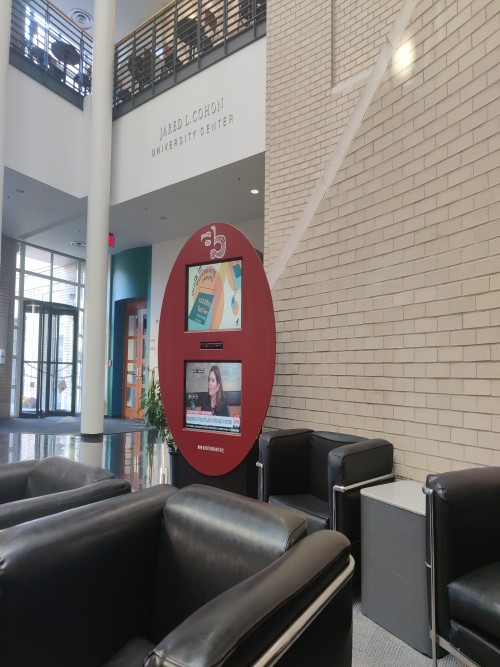
#> input picture Geometry_Based_Methods_in_Vision/assign3/data/q5/cuc_2.jpg, 500 x 667 px, given in place of cuc_1.jpg, which was not available
$ python q5.py
#> lines starting #> are read from the running program, lines starting #| are printed output that depends on the picture; pictures that were not available may be replaced by others from this repository, and a replacement may not be noted
### Geometry_Based_Methods_in_Vision/assign3/utils.py
import cv2
import numpy as np
import json

def normalize(points):
    '''
    points of size n*2
    '''
    x0, y0 = np.mean(points[:, 0]), np.mean(points[:, 1])
    d_avg = np.mean(np.sqrt((points[:, 0] - x0)**2 +
                            (points[:, 1] - y0)**2))
    s = np.sqrt(2) / d_avg
    T = np.asarray([[s, 0, -s*x0],
                    [0, s, -s*y0],
                    [0, 0, 1]])
    return T

def to_homogenous(x):
    return np.concatenate((x, np.ones((x.shape[0], 1))), axis=1)


def plot_epipolar(image_1,
                  image_2,
                  annotations_filename,
                  F):
    image_annotated = np.copy(image_1)
    annotated_line = np.copy(image_2)
    choice = input("do you want to use saved points (y/n): ")
    cv2.imshow("image_annotated", image_annotated)
    point_list = []
    if choice == 'n':
        num_points = input("Enter number of annotations you need ")
        while len(point_list) < int(num_points):
            print(f"Select {len(point_list)+1} point on image")
            color = (0, 0, 255)
            cv2.setMouseCallback('image_annotated', select_points, (image_annotated, point_list, color))
            color = np.random.randint(0, 255, (3,)).tolist()

            while(1):
                # cv2.imshow('image 1', image_1)
                cv2.imshow("image_annotated", image_annotated)
                cv2.imshow("line_annotated",  annotated_line)
                k = cv2.waitKey(10) & 0xFF
                if k == 27 or len(point_list) == int(num_points):
                    break
                if len(point_list) >= 1:
                    point = point_list[-1]
                    image_annotated = cv2.circle(image_annotated,
                                                (point[0], point[1]),
                                                radius=10,
                                                color=color,
                                                thickness=-1)
                    image_annotated = cv2.putText(image_annotated,
                                                str(len(point_list)),
                                                (point[0], point[1]),
                                                cv2.FONT_HERSHEY_SIMPLEX,
                                                1,
                                                color,
                                                3)
                    line_endpoints = calculate_line(point, image_2, F)
                    annotated_line = cv2.line(annotated_line,
                                            (line_endpoints[0][0], line_endpoints[0][1]),
                                            (line_endpoints[1][0], line_endpoints[1][1]),
                                            color=color,
                                            thickness=2)
                    annotated_line = cv2.putText(annotated_line,
                                                str(len(point_list)),
                                                ((line_endpoints[0][0]+line_endpoints[1][0])//2,
                                                (line_endpoints[0][1]+line_endpoints[1][1])//2),
                                                cv2.FONT_HERSHEY_SIMPLEX,
                                                1,
                                                color,
                                                3)


        with open(annotations_filename, 'w') as f:
                json.dump(point_list, f, indent=4)

    else:
        with open(annotations_filename, 'r') as f:
            point_list = json.load(f)

    image_annotated = np.copy(image_1)
    annotated_line = np.copy(image_2)
    for point_no in range(len(point_list)):
        color = np.random.randint(0, 255, (3,)).tolist()
        image_annotated = cv2.circle(image_annotated,
                                    (point_list[point_no]),
                                    radius=10,
                                    color=color,
                                    thickness=-1)
        image_annotated = cv2.putText(image_annotated,
                                      str(point_no+1),
                                      (point_list[point_no]),
                                      cv2.FONT_HERSHEY_SIMPLEX,
                                      1,
                                      color,
                                      3,
                                    )
        line_endpoints = calculate_line(point_list[point_no],
                                        image_2, F)
        annotated_line = cv2.line(annotated_line,
                                (line_endpoints[0][0], line_endpoints[0][1]),
                                (line_endpoints[1][0], line_endpoints[1][1]),
                                color=color,
                                thickness=2)
        annotated_line = cv2.putText(annotated_line,
                                    str(point_no+1),
                                    ((line_endpoints[0][0]+line_endpoints[1][0])//2,
                                    (line_endpoints[0][1]+line_endpoints[1][1])//2),
                                    cv2.FONT_HERSHEY_SIMPLEX,
                                    1,
                                    color,
                                    3,
                                    )
    # cv2.waitKey(0)
    # cv2.destroyWindow("image_annotated")
    # cv2.destroyWindow("line_annotated")
    return image_annotated, annotated_line

# [33 lines left out: functions calculate_line, select_points, print_np_array, not called in this run]

# [2 lines that do not run on import are left out]

### Geometry_Based_Methods_in_Vision/assign3/q1_a1.py
from matplotlib import image
import numpy as np
import cv2
import json
import argparse
from utils import normalize, \
                  to_homogenous, \
                  plot_epipolar, \
                  print_np_array

def make_constraints(pts1, pts2):
    x1, y1, z1 = pts1[:, 0].reshape(-1, 1), pts1[:, 1].reshape(-1, 1), pts1[:, 2].reshape(-1, 1)
    x2, y2, z2 = pts2[:, 0].reshape(-1, 1), pts2[:, 1].reshape(-1, 1), pts2[:, 2].reshape(-1, 1)
    A = np.concatenate((x1*x2, x1*y2, x1*z2,
                        y1*x2, y1*y2, y1*z2,
                        x2*z1, z1*y2, z1*z2), axis=1)
    return A

# [62 lines left out: functions select_points, main, not called in this run]

# [2 lines that do not run on import are left out]

### Geometry_Based_Methods_in_Vision/assign3/q5.py
import cv2
from matplotlib import image
import numpy as np
from utils import to_homogenous, normalize
from q1_a1 import make_constraints, select_points, plot_epipolar
import json
import os
import argparse
from tqdm import tqdm


def custom_matching(desc1,
                    desc2,
                    tolerence=10):
    matches = []
    taken_desc2 = set()
    for i, d1 in tqdm(enumerate(desc1), total=desc1.shape[0]):
        curr_min = np.inf
        min_j = None
        for j, d2 in enumerate(desc2):
            curr_norm = (np.linalg.norm(d1-d2, 1))/d1.shape[0]
            if curr_min > curr_norm:
                min_j = j
                curr_min = curr_norm
        if curr_min <= tolerence:
            if not min_j in taken_desc2:
                taken_desc2.add(min_j)
                matches.append([i, min_j])
    print("matches", len(matches))
    return np.int16(matches)

def main():
    parser = argparse.ArgumentParser()
    parser.add_argument('--image_name', default="cuc")
    parser.add_argument('--tolerence', default=5)
    args = parser.parse_args()
    image_name = args.image_name
    image_1_filename = f"./data/q5/{image_name}_1.jpg"
    image_2_filename = f"./data/q5/{image_name}_2.jpg"
    image_1 = cv2.imread(image_1_filename)
#> image_1 is the input picture: shape (667, 500, 3); mean B, G, R 116.8, 120.5, 126.9
    image_2 = cv2.imread(image_2_filename)
    image_1_gray = cv2.cvtColor(image_1, cv2.COLOR_BGR2GRAY)
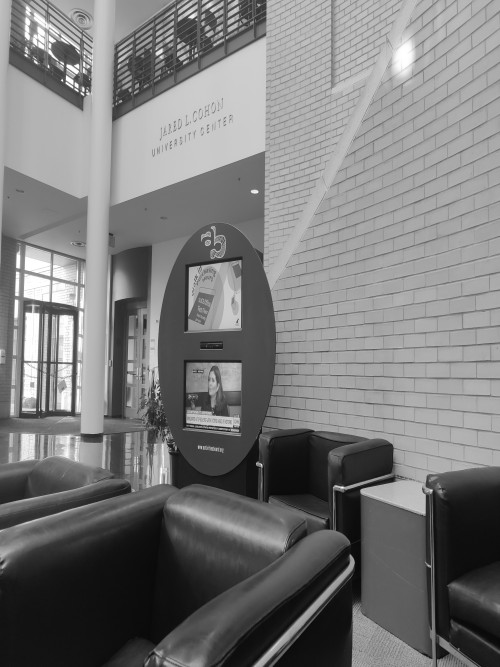
#> image_1_gray: shape (667, 500); min 5, max 255, mean 122
    image_2_gray = cv2.cvtColor(image_2, cv2.COLOR_BGR2GRAY)
    annotations_filename = f"./output/q5/{image_name}.json"
    result_1_filename = f"./output/q5/{image_name}_annotated_point.jpg"
    result_2_filename = f"./output/q5/{image_name}_annotated_line.jpg"
    result_filename = f"./output/q5/{image_name}.jpg"
    result_kp_filename = f"./output/q5/{image_name}_kp.jpg"

    sift = cv2.SIFT_create()
    kp_1, desc1 = sift.detectAndCompute(image_1_gray, None)
#> kp_1 = 1136 keypoints; strongest (x, y, size): (76, 85, 2.5), (83, 89, 2.2), (36, 62, 2), (192, 17, 2.8)
    # image_1_with_kp = cv2.drawKeypoints(image_1, kp_1, image_1)
    kp_2, desc2 = sift.detectAndCompute(image_2_gray, None)
#> kp_2 has the same summary as kp_1
    # image_2_with_kp = cv2.drawKeypoints(image_2, kp_2, image_2)

    pts1_tot = cv2.KeyPoint_convert(kp_1)
#> pts1_tot = 1136 pairs, first value 3.15 to 489.9, second value 2.44 to 664
    pts2_tot = cv2.KeyPoint_convert(kp_2)
#> pts2_tot has the same summary as pts1_tot

    # print(desc1, desc2)
    matches = custom_matching(desc1, desc2, float(args.tolerence))
#> the loop in custom_matching, `for i, d1 in tqdm(enumerate(desc1), total=desc1.shape[0]):` made 1136 passes
#> after the loop in custom_matching, `for i, d1 in tqdm(enumerate(desc1), total=desc1.shape[0]):`: matches = 1136 pairs, first value 0 to 1135, second value 0 to 1135; taken_desc2 = 1136 items
#| matches 1136
    pts1_req = pts1_tot[matches[:, 0]]
#> pts1_req has the same summary as pts1_tot
    pts2_req = pts2_tot[matches[:, 1]]
#> pts2_req has the same summary as pts1_tot

    pts1_req = np.int16(pts1_req)
#> pts1_req = 1136 pairs, first value 3 to 489, second value 2 to 664
    pts2_req = np.int16(pts2_req)
#> pts2_req has the same summary as pts1_req
    print(pts1_req.shape, pts2_req.shape)
#| (1136, 2) (1136, 2)
    image_1_copy1 = np.copy(image_1)
    image_2_copy1 = np.copy(image_2)

    for pt_no, (pt1, pt2) in enumerate(zip(pts1_req, pts2_req)):
        image_1_copy1 = cv2.circle(image_1_copy1,
                                   pt1,
                                   radius=5,
                                   color=(0, 0, 255),
                                   thickness=-1)
        image_2_copy1 = cv2.circle(image_2_copy1,
                                   pt2,
                                   radius=5,
                                   color=(0, 255, 0),
                                   thickness=-1)
        image_1_copy1 = cv2.putText(image_1_copy1,
                                    str(pt_no+1),
                                    pt1,
                                    cv2.FONT_HERSHEY_SIMPLEX,
                                    0.5,
                                    (0, 255, 0),
                                    1,
                                    cv2.LINE_AA)
        image_2_copy1 = cv2.putText(image_2_copy1,
                                    str(pt_no+1),
                                    pt2,
                                    cv2.FONT_HERSHEY_SIMPLEX,
                                    0.5,
                                    (0, 0, 255),
                                    1,
                                    cv2.LINE_AA)
#> this loop made 1136 passes
#> pt2 on passes 1 to 3: [3, 566], [3, 566], [5, 569]
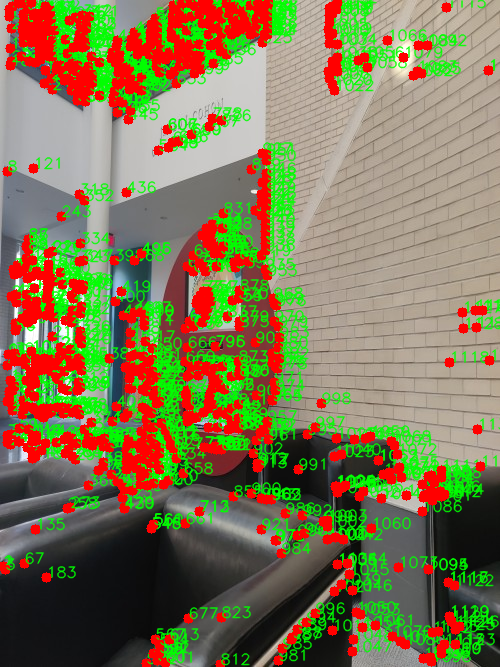
#> image_1_copy1: shape (667, 500, 3); mean B, G, R 82.3, 119, 129.1
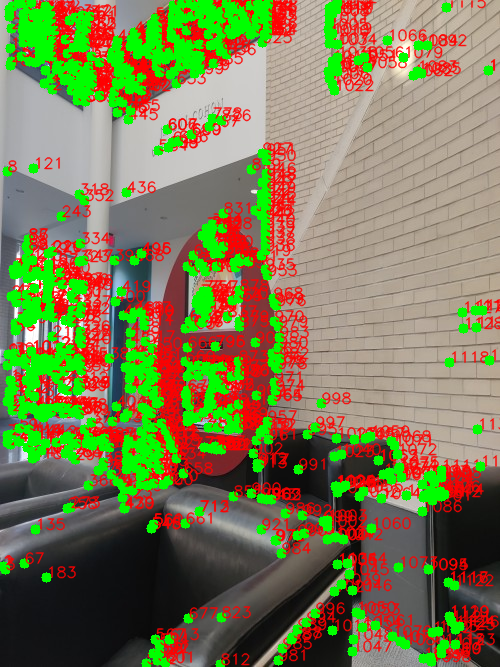
#> image_2_copy1: shape (667, 500, 3); mean B, G, R 82.3, 124.2, 123.8
    cv2.imshow("key points 1", image_1_copy1)
    cv2.imshow("key points 2", image_2_copy1)

    T1 = normalize(pts1_req)
#> in normalize, `x0, y0 = np.mean(points[:, 0]), np.mean(points[:, 1])`: x0 = 168.2; y0 = 267.9
#> in normalize, `d_avg = np.mean(np.sqrt((points[:, 0] - x0)**2 + (points[:, 1] - y0)**..`: d_avg = 204.5
#> in normalize, `s = np.sqrt(2) / d_avg`: s = 0.00692
#> in normalize, `T = np.asarray([[s, 0, -s*x0], [0, s, -s*y0], [0, 0, 1]])`: T = [[0.00692, 0, -1.16], [0, 0.00692, -1.85], [0, 0, 1]]
#> T1 has the same summary as T in normalize
    T2 = normalize(pts2_req)
#> T2 has the same summary as T in normalize
    pts1_homo = to_homogenous(pts1_req)
#> pts1_homo = 1136 rows, first 8: [3, 566, 1], [3, 566, 1], [5, 569, 1], [7, 365, 1], [7, 442, 1], [7, 401, 1], [7, 435, 1], [7, 171, 1]
    pts2_homo = to_homogenous(pts2_req)
#> pts2_homo has the same summary as pts1_homo
    pts1_trans = (T1@pts1_homo.T).T
#> pts1_trans = 1136 rows, first 8: [-1.14, 2.06, 1], [-1.14, 2.06, 1], [-1.13, 2.08, 1], [-1.11, 0.672, 1], [-1.11, 1.2, 1], [-1.11, 0.921, 1], [-1.11, 1.16, 1], [-1.11, -0.67, 1]
    pts2_trans = (T2@pts2_homo.T).T
#> pts2_trans has the same summary as pts1_trans
    # check this
    A = make_constraints(pts2_trans, pts1_trans)
#> in make_constraints, `x1, y1, z1 = pts1[:, 0].reshape(-1, 1), pts1[:, 1].reshape(-1, 1), pts..`: x1 = 1136 values from -1.14 to 2.22; y1 = 1136 values, max 2.74 at index 811, min -1.84 at index 106, mean 1.31e-16; z1 = 1136 values from 1 to 1
#> in make_constraints, `x2, y2, z2 = pts2[:, 0].reshape(-1, 1), pts2[:, 1].reshape(-1, 1), pts..`: x2 = 1136 values from -1.14 to 2.22; y2 has the same summary as y1; z2 = 1136 values from 1 to 1
    _, _, vt = np.linalg.svd(A)
    F = np.reshape(vt[-1, :], (3, 3))
#> F = [[0, -0.631, 0.122], [0.631, -1.1e-15, -0.295], [-0.122, 0.295, 1e-15]]
    u, s, vt = np.linalg.svd(F)
#> u = [[1.22e-15, -0.909, 0.417], [0.982, 0.0792, 0.173], [-0.19, 0.41, 0.892]]; s = [0.707, 0.707, 4.5e-16]; vt = [[0.909, -0.0792, -0.41], [1.29e-15, 0.982, -0.19], [0.417, 0.173, 0.892]]
    s = np.asarray([[s[0], 0, 0],
                    [0, s[1], 0],
                    [0, 0, 0]])
#> s = [[0.707, 0, 0], [0, 0.707, 0], [0, 0, 0]]
    F = u@s@vt
#> F = [[-4.36e-17, -0.631, 0.122], [0.631, -2.96e-17, -0.295], [-0.122, 0.295, 6.54e-16]]
    F = T2.T@F@T1
#> F = [[-2.08e-21, -3.02e-05, 0.00893], [3.02e-05, -1.42e-21, -0.00712], [-0.00893, 0.00712, 1.29e-14]]
    F /= F[-1, -1]
#> F = [[-1.62e-07, -2.34e+09, 6.93e+11], [2.34e+09, -1.1e-07, -5.53e+11], [-6.93e+11, 5.53e+11, 1]]
    image_annotated, annotated_line = plot_epipolar(image_1, image_2,
                                                annotations_filename, F)
#> the answer given: out.png
    # cv2.imshow("key points 1", image_1_copy1)
    # cv2.imshow("key points 2", image_2_copy1)
    cv2.imshow("image 1", image_annotated)
    cv2.imshow("image 2", annotated_line)
    unq_no = len(os.listdir("./output/q5/"))
    print(unq_no, " of files contained")
    kp_concat = cv2.hconcat([image_1_copy1, image_2_copy1])
    concat_image = cv2.hconcat([image_annotated, annotated_line])
    cv2.imwrite(result_filename, concat_image)
    cv2.imwrite(result_kp_filename, kp_concat)
    # cv2.imwrite(result_1_filename.split('jpg')[0] + str(unq_no) + '.jpg', image_annotated)
    # cv2.imwrite(result_2_filename.split('jpg')[0] + str(unq_no) + '.jpg', annotated_line)
    cv2.waitKey(0)

if __name__ == '__main__':
#> (the run stopped early here; a loop or call above may not have finished)
